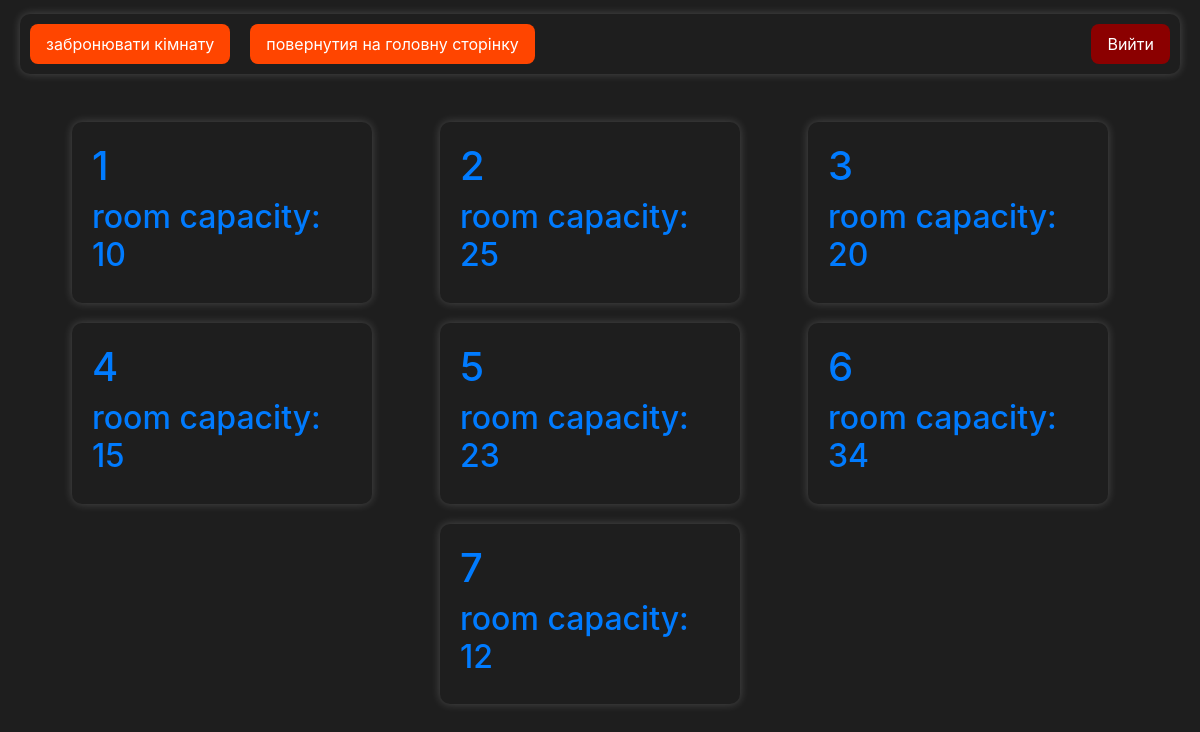
Page / (signed in) on the committed database.
### booking/models.py (models this page shows)
class Room(models.Model):
    number = models.CharField(max_length=10)
    capacity = models.IntegerField()
    location = models.TextField()

### booking/views.py (the view)
# urls.py: path("" ,room_list, name='room_list'),
def room_list(request):
    rooms = Room.objects.all()
    context = {
        'rooms': rooms
    }
    return render(request, 'booking/room_list.html', context)

### templates/booking/room_list.html
{% extends "base.html" %}
{% block content %}
{% load static %}
        <link rel="stylesheet" href="{% static 'css/style.css' %}">
<div class="container-list">
    {% for room in rooms %}
    <a href="{% url 'room_details' room.pk %}" >
    <div class="container-for-object">
        <h1>{{ room.number}}</h1>
        <h2 class="header-body">room capacity: {{ room.capacity }}</h2>
    </div>
    </a>
     {% endfor %}
</div>
{% endblock %}

### static/css/style.css (style rules this page uses)
body { background-color: #1e1e1e; }
.container-for-object { display: flex; flex-wrap: wrap; background: #1e1e1e; padding: 20px; margin-bottom: 20px; margin-right: 20px; border-radius: 10px; box-shadow: 0 0 10px rgba(255, 255, 255, 0.2); width: 300px; }
.container-list { display: flex; flex-wrap: wrap; justify-content: space-evenly ; margin-top: 48px; margin-left: 24px; margin-right: 24px; margin-bottom: 0px; }

### rows in the picture
Room: number "1", capacity "10"
Room: number "2", capacity "25"
Room: number "3", capacity "20"
Room: number "4", capacity "15"
Room: number "5", capacity "23"
Room: number "6", capacity "34"
Room: number "7", capacity "12"
